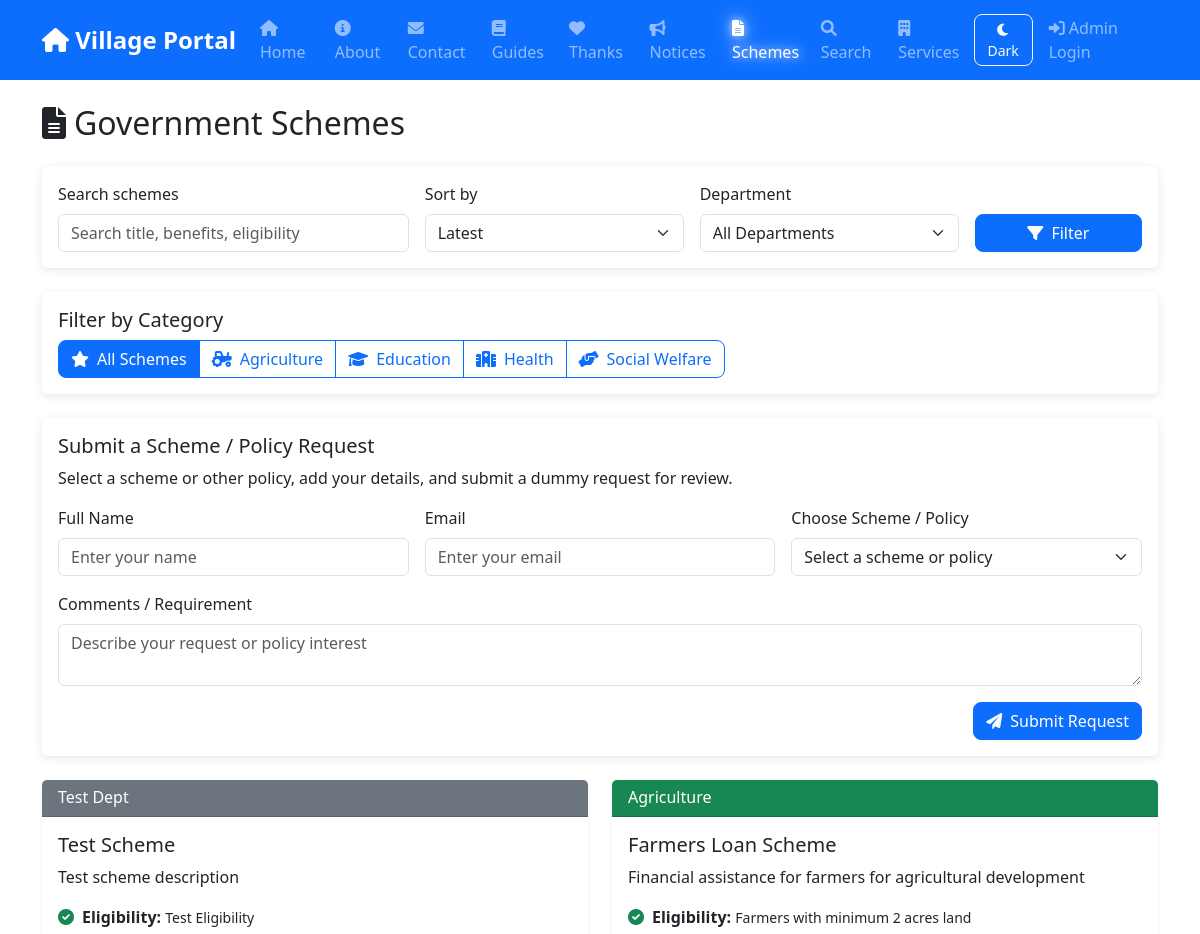
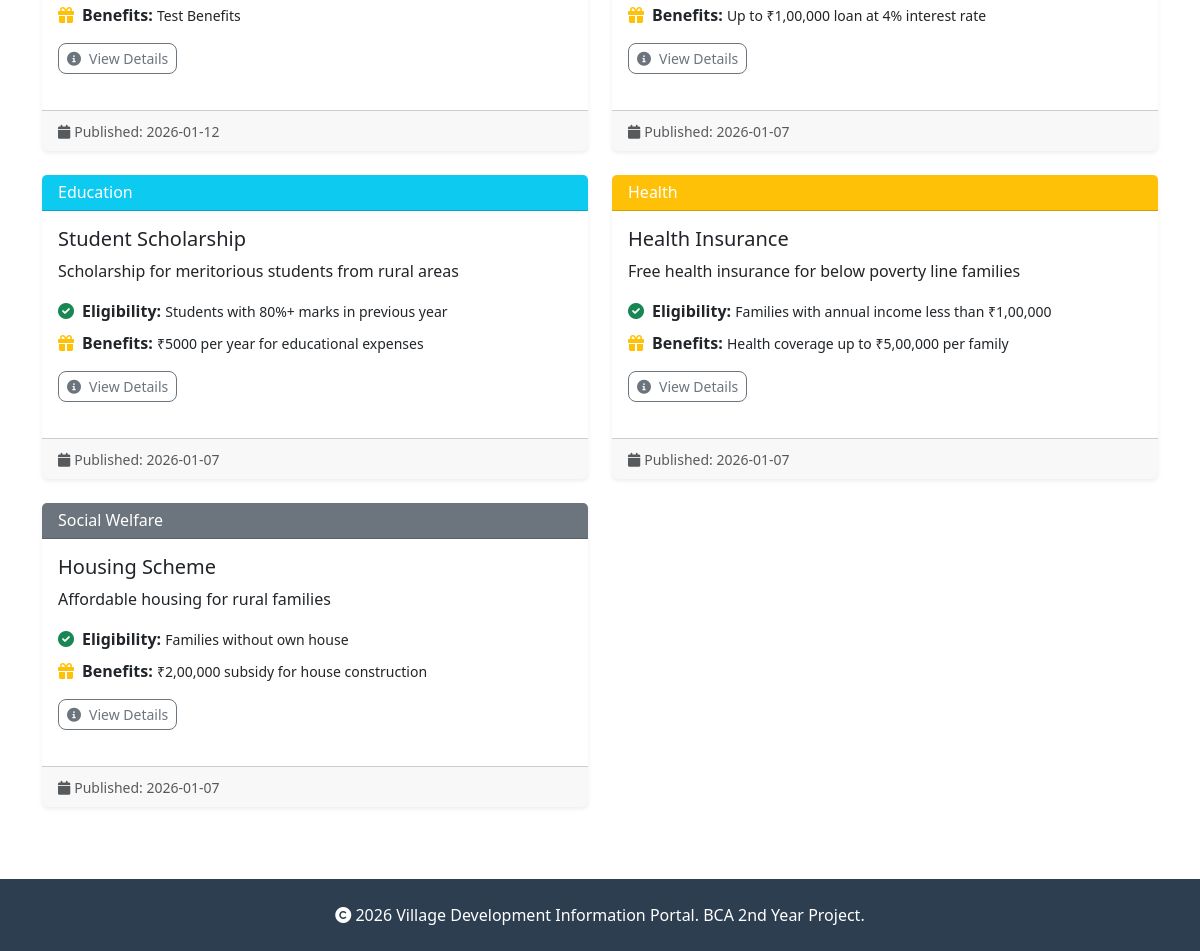
Screenshot of /schemes with the database file from the repository (2 pictures, top to bottom).
### tables this page shows
CREATE TABLE schemes (
            id INTEGER PRIMARY KEY AUTOINCREMENT,
            title TEXT NOT NULL,
            description TEXT,
            department TEXT,
            eligibility TEXT,
            benefits TEXT,
            apply_link TEXT,
            published_on TIMESTAMP DEFAULT CURRENT_TIMESTAMP
        );

### app.py (the view)
@app.route('/schemes')
def schemes():
    category = request.args.get('category', '')
    sort = request.args.get('sort', 'latest')
    query = request.args.get('q', '').strip()
    conn = get_db()
    cursor = conn.cursor()
    filters = []
    params = []
    if category:
        filters.append('department = ?')
        params.append(category)
    if query:
        filters.append('(title LIKE ? OR description LIKE ? OR eligibility LIKE ? OR benefits LIKE ?)')
        query_param = f'%{query}%'
        params.extend([query_param] * 4)
    sql = 'SELECT * FROM schemes'
    if filters:
        sql += ' WHERE ' + ' AND '.join(filters)
    if sort == 'relevance' and query:
        sql += ' ORDER BY (CASE WHEN title LIKE ? THEN 3 WHEN department LIKE ? THEN 2 WHEN description LIKE ? THEN 1 ELSE 0 END) DESC, published_on DESC'
        params.extend([query_param, query_param, query_param])
    else:
        sql += ' ORDER BY published_on DESC'
    cursor.execute(sql, tuple(params))
    schemes = cursor.fetchall()
    conn.close()
    return render_template('schemes.html', schemes=schemes, selected_category=category, selected_sort=sort, search_query=query, selected_scheme_default=None)

### app.py (called while the page is built)
def get_db():
    db_path = app.config.get('DATABASE', 'database.db')
    conn = sqlite3.connect(db_path)
    conn.row_factory = sqlite3.Row
    return conn

### templates/schemes.html (shortened to what this page needs)
{% extends "base.html" %}
{% block content %}
<h2 class="mb-4"><i class="fas fa-file-alt me-2"></i>Government Schemes</h2>
<div class="card mb-4">
    <div class="card-body">
        <form method="get" action="{{ url_for('schemes') }}" class="row g-3 align-items-end">
            <div class="col-md-4">
                <label for="q" class="form-label">Search schemes</label>
                <input type="text" class="form-control" id="q" name="q" value="{{ search_query }}"
                    placeholder="Search title, benefits, eligibility">
            </div>
            <div class="col-md-3">
                <label for="sort" class="form-label">Sort by</label>
                <select class="form-select" id="sort" name="sort">
                    <option value="latest" {% if selected_sort=='latest' %}selected{% endif %}>Latest</option>
                </select>
            </div>
            <div class="col-md-3">
                <label for="category" class="form-label">Department</label>
                <select class="form-select" id="category" name="category">
                    <option value="" {% if not selected_category %}selected{% endif %}>All Departments</option>
                </select>
            </div>
            <div class="col-md-2 text-end">
                <button type="submit" class="btn btn-primary w-100">
                    <i class="fas fa-filter me-1"></i> Filter
                </button>
            </div>
        </form>
    </div>
</div>
<div class="card mb-4">
    <div class="card-body">
        <h5 class="card-title">Filter by Category</h5>
        <div class="btn-group flex-wrap" role="group">
            <a href="/schemes" class="btn btn-outline-primary {{ 'active' if not selected_category }}">
                <i class="fas fa-star me-2"></i>All Schemes
            </a>
            <a href="/schemes?category=Agriculture"
                class="btn btn-outline-primary {{ 'active' if selected_category == 'Agriculture' }}">
                <i class="fas fa-tractor me-2"></i>Agriculture
            </a>
            <a href="/schemes?category=Education"
                class="btn btn-outline-primary {{ 'active' if selected_category == 'Education' }}">
                <i class="fas fa-graduation-cap me-2"></i>Education
            </a>
            <a href="/schemes?category=Health"
                class="btn btn-outline-primary {{ 'active' if selected_category == 'Health' }}">
                <i class="fas fa-hospital me-2"></i>Health
            </a>
            <a href="/schemes?category=Social Welfare"
                class="btn btn-outline-primary {{ 'active' if selected_category == 'Social Welfare' }}">
                <i class="fas fa-hands-helping me-2"></i>Social Welfare
            </a>
        </div>
    </div>
</div>
<div class="card mb-4">
    <div class="card-body">
        <h5 class="card-title">Submit a Scheme / Policy Request</h5>
        <p class="card-text">Select a scheme or other policy, add your details, and submit a dummy request for review.
        </p>
        <form method="post" action="/schemes/submit">
            <div class="row g-3">
                <div class="col-md-4">
                    <label for="full_name" class="form-label">Full Name</label>
                    <input type="text" class="form-control" id="full_name" name="full_name"
                        placeholder="Enter your name" required>
                </div>
                <div class="col-md-4">
                    <label for="email" class="form-label">Email</label>
                    <input type="email" class="form-control" id="email" name="email" placeholder="Enter your email">
                </div>
                <div class="col-md-4">
                    <label for="selected_scheme" class="form-label">Choose Scheme / Policy</label>
                    <select class="form-select" id="selected_scheme" name="selected_scheme" required>
                        <option value="" disabled {{ 'selected' if not selected_scheme_default }}>Select a scheme or
                            policy</option>
                    </select>
                </div>
                <div class="col-12">
                    <label for="comments" class="form-label">Comments / Requirement</label>
                    <textarea class="form-control" id="comments" name="comments" rows="2"
                        placeholder="Describe your request or policy interest"></textarea>
                </div>
                <div class="col-12 text-end">
                    <button type="submit" class="btn btn-primary">
                        <i class="fas fa-paper-plane me-2"></i>Submit Request
                    </button>
                </div>
            </div>
        </form>
    </div>
</div>
<div class="row">
    {% if schemes %}
    {% for scheme in schemes %}
    <div class="col-md-6 mb-4">
        <div class="card h-100 shadow-sm">
            <div
                class="card-header bg-{{ 'success' if scheme.department == 'Agriculture' else 'info' if scheme.department == 'Education' else 'warning' if scheme.department == 'Health' else 'secondary' }} text-white">
                <h6 class="mb-0">{{ scheme.department }}</h6>
            </div>
            <div class="card-body">
                <h5 class="card-title">{{ scheme.title }}</h5>
                <p class="card-text">{{ scheme.description }}</p>
                <div class="mb-2">
                    <strong><i class="fas fa-check-circle text-success me-2"></i>Eligibility:</strong>
                    <small>{{ scheme.eligibility }}</small>
                </div>
                <div class="mb-3">
                    <strong><i class="fas fa-gift text-warning me-2"></i>Benefits:</strong>
                    <small>{{ scheme.benefits }}</small>
                </div>
                <a href="{{ url_for('scheme_detail', scheme_id=scheme.id) }}"
                    class="btn btn-outline-secondary btn-sm me-2">
                    <i class="fas fa-info-circle me-2"></i>View Details
                </a>
            </div>
            <div class="card-footer">
                <small class="text-muted">
                    <i class="fas fa-calendar me-1"></i>Published: {{ scheme.published_on[:10] }}
                </small>
            </div>
        </div>
    </div>
    {% endfor %}
    {% endif %}
</div>
{% endblock %}

### templates/base.html (style rules this page uses)
.card { margin-bottom: 20px; border: none; box-shadow: 0 2px 10px rgba(0, 0, 0, 0.1); }
.btn { border-radius: 8px; }

### rows the page displays
schemes: department "Test Dept", title "Test Scheme", description "Test scheme description", eligibility "Test Eligibility", benefits "Test Benefits", published_on "2026-01-12"
schemes: department "Agriculture", title "Farmers Loan Scheme", description "Financial assistance for farmers for agricultural development", eligibility "Farmers with minimum 2 acres land", benefits "Up to ₹1,00,000 loan at 4% interest rate", published_on "2026-01-07"
schemes: department "Education", title "Student Scholarship", description "Scholarship for meritorious students from rural areas", eligibility "Students with 80%+ marks in previous year", benefits "₹5000 per year for educational expenses", published_on "2026-01-07"
schemes: department "Health", title "Health Insurance", description "Free health insurance for below poverty line families", eligibility "Families with annual income less than ₹1,00,000", benefits "Health coverage up to ₹5,00,000 per family", published_on "2026-01-07"
schemes: department "Social Welfare", title "Housing Scheme", description "Affordable housing for rural families", eligibility "Families without own house", benefits "₹2,00,000 subsidy for house construction", published_on "2026-01-07"
